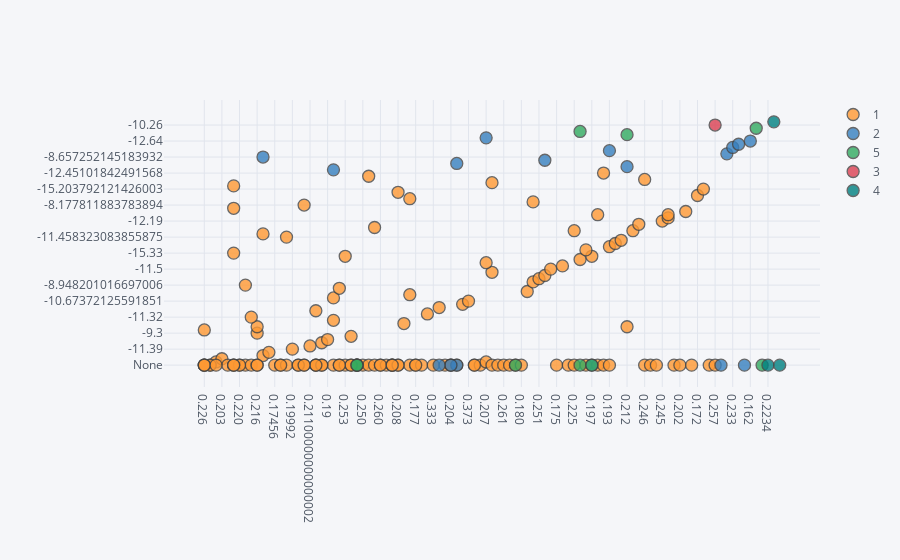

Here is the notebook cell this chart was saved with:
### Code cell
import cufflinks as cf
import plotly.offline
cf.go_offline()
cf.set_config_file(offline=False, world_readable=True)
cluster_df.iplot(x='r_factor', y='delta_g', categories='cluster', mode='markers')

### Figure 1 — Plotly figure (JSON) as saved in the notebook; plotly's stock layout.template omitted (floating-point values rounded to 4 significant figures; data arrays with more than 128 entries replaced by an {"elided": "..."} marker saying what was removed)
{"data": [{"marker": {"color": "rgba(255, 153, 51, 1.0)", "line": {"width": 1.3}, "opacity": 0.8, "size": 12, "symbol": "circle"}, "mode": "markers", "name": "1", "textfont": {"color": "#4D5663"}, "x": {"elided": "151 str values"}, "y": {"elided": "151 str values"}, "type": "scatter"}, {"marker": {"color": "rgba(55, 128, 191, 1.0)", "line": {"width": 1.3}, "opacity": 0.8, "size": 12, "symbol": "circle"}, "mode": "markers", "name": "2", "textfont": {"color": "#4D5663"}, "x": ["0.206", "0.239", "0.212", "0.206", "0.192", "0.184", "0.204", "0.194", "0.23", "0.193", "0.197", "0.233", "0.18966", "0.277", "0.162", "0.179", "0.207"], "y": ["None", "-9.58636879276816", "-10.15502031668612", "-12.41", "-14.355775131829494", "None", "None", "-8.657252145183932", "-11.9923671844598", "-10.68", "None", "-10.65812868023894", "-12.170174257779676", "None", "-12.64", "None", "-12.643277036143104"], "type": "scatter"}, {"marker": {"color": "rgba(50, 171, 96, 1.0)", "line": {"width": 1.3}, "opacity": 0.8, "size": 12, "symbol": "circle"}, "mode": "markers", "name": "5", "textfont": {"color": "#4D5663"}, "x": ["0.212", "0.232", "0.189", "0.199", "0.199", "0.189", "0.197", "0.262", "0.217"], "y": ["-12.078842495721124", "None", "None", "-10.92", "None", "None", "None", "-13.56", "None"], "type": "scatter"}, {"marker": {"color": "rgba(128, 0, 128, 1.0)", "line": {"width": 1.3}, "opacity": 0.8, "size": 12, "symbol": "circle"}, "mode": "markers", "name": "nan", "textfont": {"color": "#4D5663"}, "x": [], "y": [], "type": "scatter"}, {"marker": {"color": "rgba(219, 64, 82, 1.0)", "line": {"width": 1.3}, "opacity": 0.8, "size": 12, "symbol": "circle"}, "mode": "markers", "name": "3", "textfont": {"color": "#4D5663"}, "x": ["0.257"], "y": ["-10.26"], "type": "scatter"}, {"marker": {"color": "rgba(0, 128, 128, 1.0)", "line": {"width": 1.3}, "opacity": 0.8, "size": 12, "symbol": "circle"}, "mode": "markers", "name": "4", "textfont": {"color": "#4D5663"}, "x": ["0.2234", "0.218", "0.19553"], "y": ["None", "-11.35", "None"], "type": "scatter"}], "layout": {"legend": {"bgcolor": "#F5F6F9", "font": {"color": "#4D5663"}}, "paper_bgcolor": "#F5F6F9", "plot_bgcolor": "#F5F6F9", "title": {"font": {"color": "#4D5663"}}, "xaxis": {"gridcolor": "#E1E5ED", "showgrid": true, "tickfont": {"color": "#4D5663"}, "title": {"font": {"color": "#4D5663"}, "text": ""}, "zerolinecolor": "#E1E5ED", "type": "category", "range": [-6.67, 104.7], "autorange": true}, "yaxis": {"gridcolor": "#E1E5ED", "showgrid": true, "tickfont": {"color": "#4D5663"}, "title": {"font": {"color": "#4D5663"}, "text": ""}, "zerolinecolor": "#E1E5ED", "type": "category", "range": [-8.998, 85.0], "autorange": true}, "autosize": true}}
